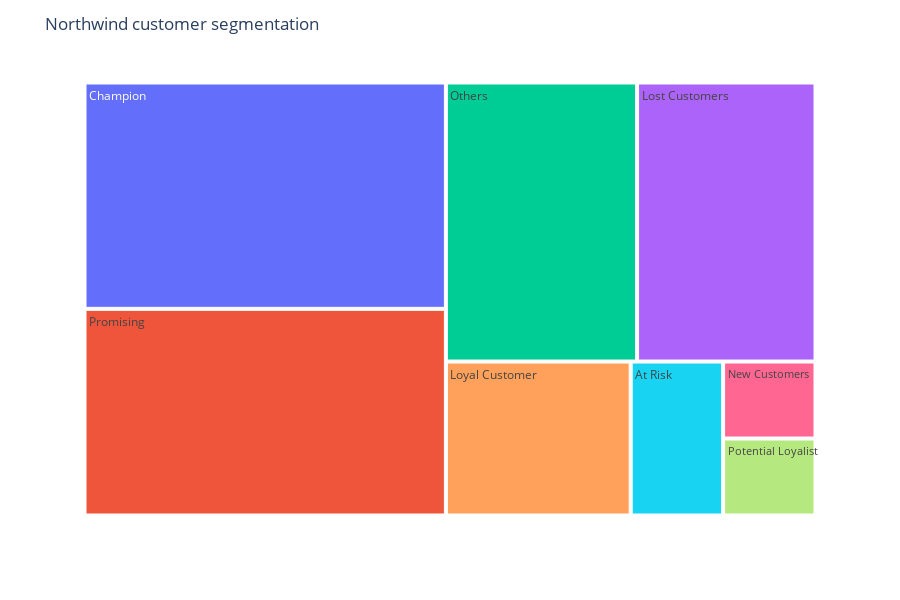

Write notebook code for a chart like this one.
### Markdown cell above
# 4. Visualization

### Code cell
fig = px.treemap(df_customer,path=['segment'],width=900,height=600)
fig.update_layout(title='Northwind customer segmentation')
fig.show()

### Figure 1 — Plotly figure (JSON) as saved in the notebook; plotly's stock layout.template omitted (floating-point values rounded to 4 significant figures)
{"data": [{"branchvalues": "total", "domain": {"x": [0, 1], "y": [0, 1]}, "hovertemplate": "labels=%{label}<br>count=%{value}<br>parent=%{parent}<br>id=%{id}<extra></extra>", "ids": ["At Risk", "Champion", "Lost Customers", "Loyal Customer", "New Customers", "Others", "Potential Loyalist", "Promising"], "labels": ["At Risk", "Champion", "Lost Customers", "Loyal Customer", "New Customers", "Others", "Potential Loyalist", "Promising"], "name": "", "parents": ["", "", "", "", "", "", "", ""], "type": "treemap", "values": [4, 23, 14, 8, 2, 15, 2, 21]}], "layout": {"height": 600, "legend": {"tracegroupgap": 0}, "margin": {"t": 60}, "title": {"text": "Northwind customer segmentation"}, "width": 900}}
